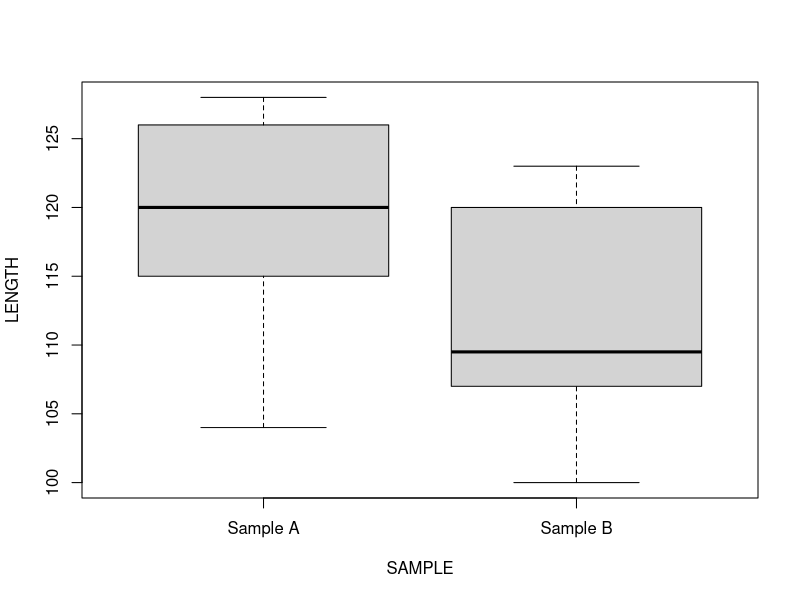

Generate this figure with R:
###################################################
### chunk number 1: pg 147
###################################################
nymphs <- read.table('nymphs.csv', header=T, sep=',')


###################################################
### chunk number 2: pg 147
###################################################
boxplot(LENGTH~SAMPLE, nymphs)


###################################################
### chunk number 3: pg 147
###################################################
with(nymphs, rbind(MEAN=tapply(LENGTH, SAMPLE, mean), VAR=tapply(LENGTH, SAMPLE, var)))


###################################################
### chunk number 4: pg 148
###################################################
wilcox.test(LENGTH~SAMPLE, nymphs)
